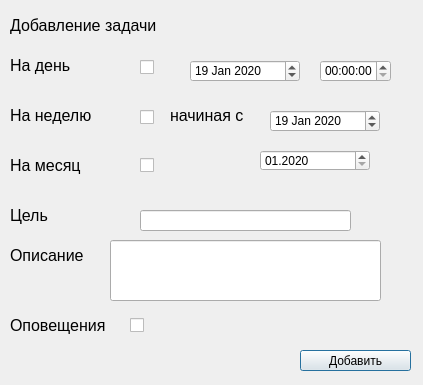
<?xml version="1.0" encoding="UTF-8"?>
<ui version="4.0">
 <class>AddNew</class>
 <widget class="QDialog" name="AddNew">
  <property name="geometry">
   <rect>
    <x>0</x>
    <y>0</y>
    <width>423</width>
    <height>385</height>
   </rect>
  </property>
  <property name="windowTitle">
   <string>Dialog</string>
  </property>
  <widget class="QLabel" name="label">
   <property name="geometry">
    <rect>
     <x>10</x>
     <y>10</y>
     <width>161</width>
     <height>31</height>
    </rect>
   </property>
   <property name="font">
    <font>
     <pointsize>12</pointsize>
    </font>
   </property>
   <property name="text">
    <string>Добавление задачи</string>
   </property>
  </widget>
  <widget class="QDateEdit" name="MdateEdit">
   <property name="geometry">
    <rect>
     <x>260</x>
     <y>150</y>
     <width>110</width>
     <height>21</height>
    </rect>
   </property>
   <property name="dateTime">
    <datetime>
     <hour>0</hour>
     <minute>0</minute>
     <second>0</second>
     <year>2020</year>
     <month>1</month>
     <day>1</day>
    </datetime>
   </property>
   <property name="displayFormat">
    <string>MM.yyyy</string>
   </property>
  </widget>
  <widget class="QLabel" name="label_2">
   <property name="geometry">
    <rect>
     <x>10</x>
     <y>50</y>
     <width>71</width>
     <height>31</height>
    </rect>
   </property>
   <property name="font">
    <font>
     <pointsize>12</pointsize>
    </font>
   </property>
   <property name="text">
    <string>На день</string>
   </property>
  </widget>
  <widget class="QLabel" name="label_3">
   <property name="geometry">
    <rect>
     <x>10</x>
     <y>100</y>
     <width>101</width>
     <height>31</height>
    </rect>
   </property>
   <property name="font">
    <font>
     <pointsize>12</pointsize>
    </font>
   </property>
   <property name="text">
    <string>На неделю</string>
   </property>
  </widget>
  <widget class="QLabel" name="label_4">
   <property name="geometry">
    <rect>
     <x>10</x>
     <y>150</y>
     <width>81</width>
     <height>31</height>
    </rect>
   </property>
   <property name="font">
    <font>
     <pointsize>12</pointsize>
    </font>
   </property>
   <property name="text">
    <string>На месяц</string>
   </property>
  </widget>
  <widget class="QCheckBox" name="checkD">
   <property name="geometry">
    <rect>
     <x>140</x>
     <y>57</y>
     <width>31</width>
     <height>21</height>
    </rect>
   </property>
   <property name="text">
    <string/>
   </property>
   <property name="checked">
    <bool>false</bool>
   </property>
  </widget>
  <widget class="QCheckBox" name="checkN">
   <property name="geometry">
    <rect>
     <x>140</x>
     <y>107</y>
     <width>31</width>
     <height>21</height>
    </rect>
   </property>
   <property name="text">
    <string/>
   </property>
  </widget>
  <widget class="QCheckBox" name="checkM">
   <property name="enabled">
    <bool>true</bool>
   </property>
   <property name="geometry">
    <rect>
     <x>140</x>
     <y>150</y>
     <width>31</width>
     <height>31</height>
    </rect>
   </property>
   <property name="text">
    <string/>
   </property>
   <property name="checked">
    <bool>false</bool>
   </property>
  </widget>
  <widget class="QLabel" name="label_5">
   <property name="geometry">
    <rect>
     <x>170</x>
     <y>100</y>
     <width>101</width>
     <height>31</height>
    </rect>
   </property>
   <property name="font">
    <font>
     <pointsize>12</pointsize>
    </font>
   </property>
   <property name="text">
    <string>начиная с</string>
   </property>
  </widget>
  <widget class="QDateEdit" name="dateEditN">
   <property name="geometry">
    <rect>
     <x>270</x>
     <y>110</y>
     <width>110</width>
     <height>22</height>
    </rect>
   </property>
   <property name="dateTime">
    <datetime>
     <hour>0</hour>
     <minute>0</minute>
     <second>0</second>
     <year>2020</year>
     <month>1</month>
     <day>19</day>
    </datetime>
   </property>
  </widget>
  <widget class="QLabel" name="label_6">
   <property name="geometry">
    <rect>
     <x>10</x>
     <y>200</y>
     <width>81</width>
     <height>31</height>
    </rect>
   </property>
   <property name="font">
    <font>
     <pointsize>12</pointsize>
    </font>
   </property>
   <property name="text">
    <string>Цель</string>
   </property>
  </widget>
  <widget class="QLabel" name="label_7">
   <property name="geometry">
    <rect>
     <x>10</x>
     <y>240</y>
     <width>81</width>
     <height>31</height>
    </rect>
   </property>
   <property name="font">
    <font>
     <pointsize>12</pointsize>
    </font>
   </property>
   <property name="text">
    <string>Описание</string>
   </property>
  </widget>
  <widget class="QLabel" name="label_8">
   <property name="geometry">
    <rect>
     <x>10</x>
     <y>310</y>
     <width>101</width>
     <height>31</height>
    </rect>
   </property>
   <property name="font">
    <font>
     <pointsize>12</pointsize>
    </font>
   </property>
   <property name="text">
    <string>Оповещения</string>
   </property>
  </widget>
  <widget class="QLineEdit" name="lineEditName">
   <property name="geometry">
    <rect>
     <x>140</x>
     <y>210</y>
     <width>211</width>
     <height>21</height>
    </rect>
   </property>
  </widget>
  <widget class="QCheckBox" name="opov">
   <property name="geometry">
    <rect>
     <x>130</x>
     <y>310</y>
     <width>31</width>
     <height>31</height>
    </rect>
   </property>
   <property name="text">
    <string/>
   </property>
  </widget>
  <widget class="QPushButton" name="pushButton">
   <property name="geometry">
    <rect>
     <x>300</x>
     <y>350</y>
     <width>111</width>
     <height>21</height>
    </rect>
   </property>
   <property name="text">
    <string>Добавить</string>
   </property>
  </widget>
  <widget class="QDateEdit" name="dateEditD">
   <property name="geometry">
    <rect>
     <x>190</x>
     <y>60</y>
     <width>110</width>
     <height>22</height>
    </rect>
   </property>
   <property name="dateTime">
    <datetime>
     <hour>0</hour>
     <minute>0</minute>
     <second>0</second>
     <year>2020</year>
     <month>1</month>
     <day>19</day>
    </datetime>
   </property>
  </widget>
  <widget class="QTimeEdit" name="timeEdit">
   <property name="geometry">
    <rect>
     <x>320</x>
     <y>60</y>
     <width>71</width>
     <height>22</height>
    </rect>
   </property>
  </widget>
  <widget class="QLineEdit" name="textEdit">
   <property name="geometry">
    <rect>
     <x>110</x>
     <y>240</y>
     <width>271</width>
     <height>61</height>
    </rect>
   </property>
  </widget>
 </widget>
 <resources/>
 <connections/>
</ui>
